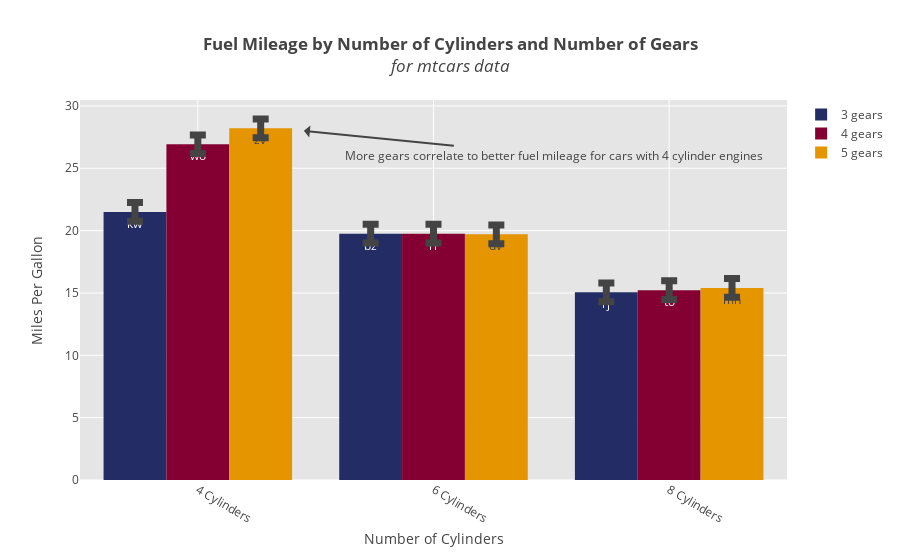

Notebook code cell kept with this figure:
### Markdown cell above
Now add more detail by adding elements to `args`:

### Code cell
# add additional characteristics to graph
title = '<b>Fuel Mileage by Number of Cylinders and Number of Gears</b>'
title += '<br><i>for mtcars data</i>'
args['title'] = title
args['names'] = names
args['errors'] = errors
args['xlab'] = 'Number of Cylinders'
args['ylab'] = 'Miles Per Gallon'
args['annotations'] = [{'text':'More gears correlate to better fuel mileage for cars with 4 cylinder engines',
                        'x':0.45, 'y':28, 'ax':250, 'ay':25, 'showarrow':True}]

fig = barplot.create_graph(**args)

### Figure 1 — Plotly figure (JSON) as saved in the notebook; plotly's stock layout.template omitted (floating-point values rounded to 4 significant figures)
{"data": [{"error_y": {"array": [0.75, 0.75, 0.75], "thickness": 7, "type": "data", "visible": true, "width": 8}, "marker": {"color": "#232C65"}, "name": "3 gears", "text": ["kw", "bz", "rj"], "type": "bar", "uid": "75330986-ec10-11e8-8dad-a0481cac4f9d", "x": ["4 Cylinders", "6 Cylinders", "8 Cylinders"], "y": [21.5, 19.75, 15.05]}, {"error_y": {"array": [0.75, 0.75, 0.75], "thickness": 7, "type": "data", "visible": true, "width": 8}, "marker": {"color": "#840032"}, "name": "4 gears", "text": ["wo", "rr", "to"], "type": "bar", "uid": "75330987-ec10-11e8-aaf2-a0481cac4f9d", "x": ["4 Cylinders", "6 Cylinders", "8 Cylinders"], "y": [26.93, 19.75, 15.23]}, {"error_y": {"array": [0.75, 0.75, 0.75], "thickness": 7, "type": "data", "visible": true, "width": 8}, "marker": {"color": "#E59500"}, "name": "5 gears", "text": ["zv", "dv", "mh"], "type": "bar", "uid": "75330988-ec10-11e8-95cc-a0481cac4f9d", "x": ["4 Cylinders", "6 Cylinders", "8 Cylinders"], "y": [28.2, 19.7, 15.4]}], "layout": {"annotations": [{"ax": 250, "ay": 25, "showarrow": true, "text": "More gears correlate to better fuel mileage for cars with 4 cylinder engines", "x": 0.45, "y": 28}], "hovermode": "closest", "plot_bgcolor": "rgb(229, 229, 229)", "title": "<b>Fuel Mileage by Number of Cylinders and Number of Gears</b><br><i>for mtcars data</i>", "xaxis": {"gridcolor": "rgb(255,255,255)", "tickangle": 30, "title": "Number of Cylinders", "zerolinecolor": "rgb(255,255,255)"}, "yaxis": {"gridcolor": "rgb(255,255,255)", "title": "Miles Per Gallon", "zerolinecolor": "rgb(255,255,255)"}}}
